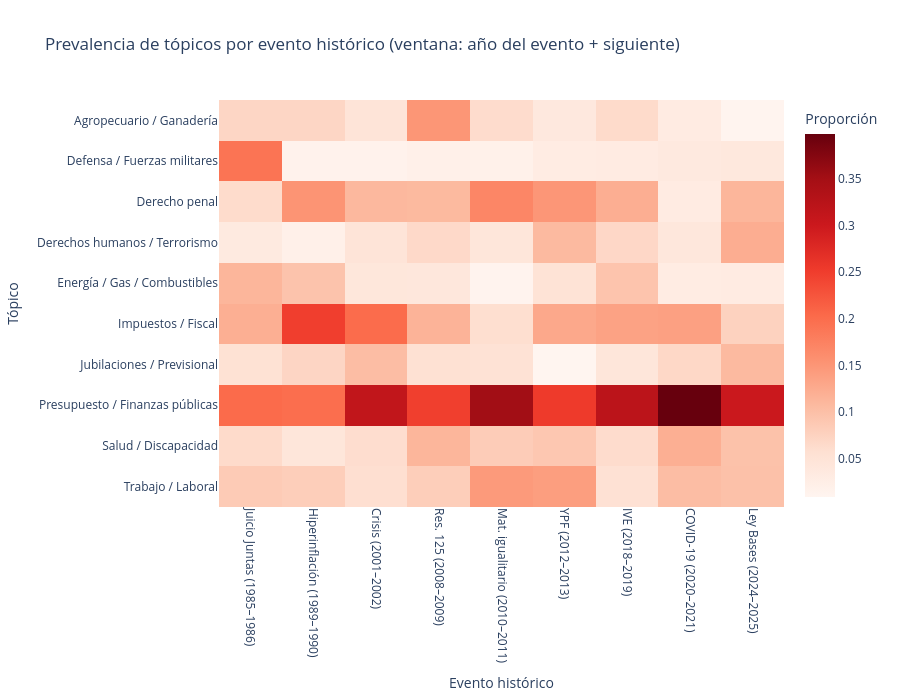

Notebook source saved alongside this figure:
### Markdown cell above
## 8. Heatmap: prevalencia por evento histórico

Para cada evento tomamos el año del evento + el año siguiente como ventana de análisis,
de modo de capturar el debate parlamentario que generó ese hito.

### Code cell
EVENTOS_HISTORICOS = {
    1985: "Juicio Juntas",
    1989: "Hiperinflación",
    2001: "Crisis",
    2008: "Res. 125",
    2010: "Mat. igualitario",
    2012: "YPF",
    2018: "IVE",
    2020: "COVID-19",
    2024: "Ley Bases",
}

filas_evento = []
for anio_evento, nombre_evento in EVENTOS_HISTORICOS.items():
    ventana = df_validos[df_validos['anio'].isin([anio_evento, anio_evento + 1])]
    if len(ventana) == 0:
        continue
    conteos = ventana['topic_label'].value_counts()
    props = conteos / conteos.sum()
    for topico, prop in props.items():
        filas_evento.append({
            'evento': f"{nombre_evento}\n({anio_evento}–{anio_evento+1})",
            'topic_label': topico,
            'prop': prop
        })

df_eventos = pd.DataFrame(filas_evento)

orden_eventos = [
    f"{nombre}\n({anio}–{anio+1})"
    for anio, nombre in sorted(EVENTOS_HISTORICOS.items())
]
heatmap_eventos = (
    df_eventos
    .pivot(index='topic_label', columns='evento', values='prop')
    .fillna(0)
    .reindex(columns=[c for c in orden_eventos if c in df_eventos['evento'].unique()])
)

fig_ev = px.imshow(
    heatmap_eventos,
    labels=dict(x="Evento histórico", y="Tópico", color="Proporción"),
    title="Prevalencia de tópicos por evento histórico (ventana: año del evento + siguiente)",
    color_continuous_scale="Reds",
    aspect="auto",
    height=700,
)
fig_ev.update_xaxes(tickangle=90)
fig_ev.show()
fig_ev.write_html("figuras/heatmap_topicos_por_evento_historico.html")

### Figure 1 — Plotly figure (JSON) as saved in the notebook; plotly's stock layout.template omitted (floating-point values rounded to 4 significant figures)
{"data": [{"coloraxis": "coloraxis", "hovertemplate": "Evento histórico: %{x}<br>Tópico: %{y}<br>Proporción: %{z}<extra></extra>", "name": "0", "type": "heatmap", "x": ["Juicio Juntas\n(1985–1986)", "Hiperinflación\n(1989–1990)", "Crisis\n(2001–2002)", "Res. 125\n(2008–2009)", "Mat. igualitario\n(2010–2011)", "YPF\n(2012–2013)", "IVE\n(2018–2019)", "COVID-19\n(2020–2021)", "Ley Bases\n(2024–2025)"], "xaxis": "x", "y": ["Agropecuario / Ganadería", "Defensa / Fuerzas militares", "Derecho penal", "Derechos humanos / Terrorismo", "Energía / Gas / Combustibles", "Impuestos / Fiscal", "Jubilaciones / Previsional", "Presupuesto / Finanzas públicas", "Salud / Discapacidad", "Trabajo / Laboral"], "yaxis": "y", "z": [[0.0706, 0.07092, 0.04844, 0.1505, 0.06223, 0.03863, 0.06426, 0.03199, 0.01127], [0.1918, 0.0152, 0.01562, 0.02031, 0.01839, 0.02972, 0.03135, 0.03612, 0.03944], [0.06322, 0.153, 0.1094, 0.108, 0.1697, 0.1501, 0.1223, 0.03199, 0.1127], [0.03512, 0.02026, 0.04766, 0.06648, 0.04385, 0.107, 0.06897, 0.04128, 0.123], [0.1124, 0.09524, 0.04219, 0.04063, 0.01273, 0.05052, 0.09404, 0.02993, 0.03192], [0.1208, 0.2492, 0.2008, 0.1154, 0.05941, 0.1293, 0.1364, 0.1383, 0.07606], [0.05409, 0.07194, 0.1031, 0.05633, 0.05233, 0.008915, 0.04389, 0.06811, 0.107], [0.2023, 0.1986, 0.3133, 0.2484, 0.3522, 0.2541, 0.3213, 0.3983, 0.3023], [0.06463, 0.04458, 0.06094, 0.1127, 0.08345, 0.09064, 0.0627, 0.1207, 0.09765], [0.085, 0.08105, 0.05859, 0.08126, 0.1457, 0.1412, 0.05486, 0.1032, 0.09859]]}], "layout": {"coloraxis": {"colorbar": {"title": {"text": "Proporción"}}, "colorscale": [[0, "rgb(255,245,240)"], [0.125, "rgb(254,224,210)"], [0.25, "rgb(252,187,161)"], [0.375, "rgb(252,146,114)"], [0.5, "rgb(251,106,74)"], [0.625, "rgb(239,59,44)"], [0.75, "rgb(203,24,29)"], [0.875, "rgb(165,15,21)"], [1, "rgb(103,0,13)"]]}, "height": 700, "title": {"text": "Prevalencia de tópicos por evento histórico (ventana: año del evento + siguiente)"}, "xaxis": {"anchor": "y", "domain": [0, 1], "tickangle": 90, "title": {"text": "Evento histórico"}}, "yaxis": {"anchor": "x", "autorange": "reversed", "domain": [0, 1], "title": {"text": "Tópico"}}}}
